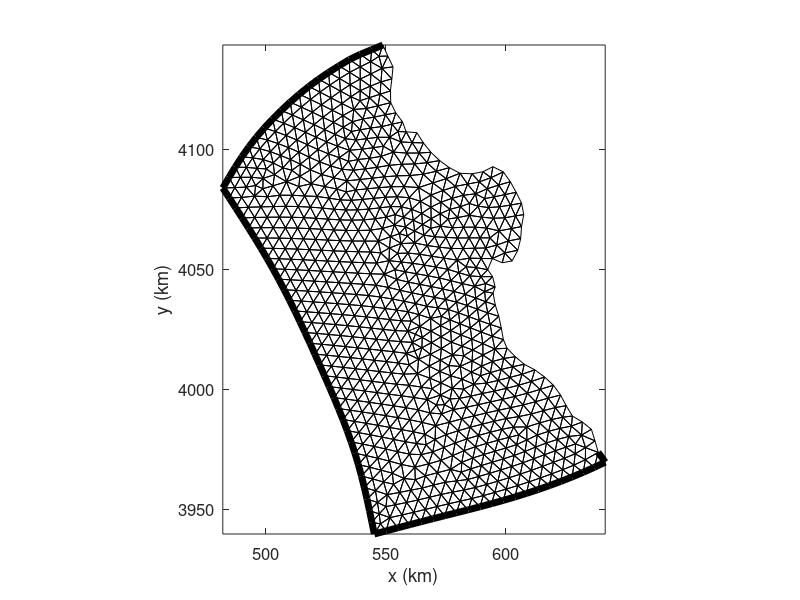

The MATLAB script that drew this image:
p = load('mbaygrid/points.dat');
c = load('mbaygrid/cells.dat');
e = load('mbaygrid/edges.dat');

x = p(:,1)/1000;
y = p(:,2)/1000;
ip = 1+c(:,[3:5,3]);
ie = 1+e(:,[1,2]);
ig = find(e(:,3)==2);


figure(1);
clf;
hold on;
plot(x(ip)',y(ip)','k-');
plot(x(ie(ig,:))',y(ie(ig,:))','k-','linewidth',5);
set(gca,'fontsize',12,'box','on');
axis image;
xlabel('x (km)')
ylabel('y (km)');
